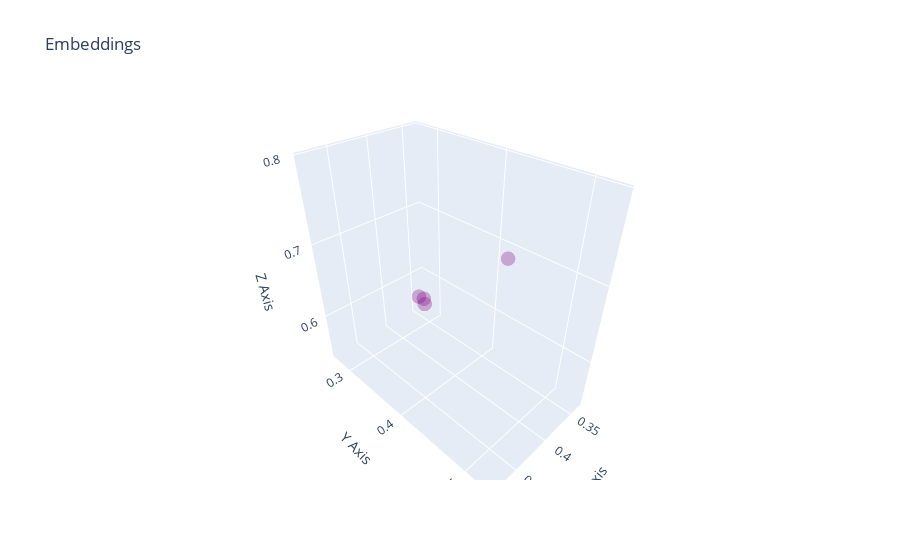

Write notebook code for a chart like this one.
### Code cell
import plotly.graph_objects as go



hover_text = [word + ": " + word_dict[word] for word in wordlist]

fig = go.Figure(data=go.Scatter3d(
    x=wordlist_xs,
    y=wordlist_ys,
    z=wordlist_zs,
    mode='markers',
    marker=dict(
        size=5,
        color='purple',
        opacity=0.3
    ),
    text=hover_text,  # use mapped hover text
    hoverinfo='text',  # ensure only the text field is displayed on hover
))

fig.update_layout(
    title='Embeddings',
    scene=dict(
        xaxis_title='X Axis',
        yaxis_title='Y Axis',
        zaxis_title='Z Axis'
    ),
    hovermode='closest',
    showlegend=False
)

fig.show()

### Figure 1 — Plotly figure (JSON) as saved in the notebook; plotly's stock layout.template omitted (floating-point values rounded to 4 significant figures)
{"data": [{"hoverinfo": "text", "marker": {"color": "purple", "opacity": 0.3, "size": 5}, "mode": "markers", "text": ["cognitio: wordcount: 1700, translation: examination, inquiry/investigation (judicial), acquiring knowledge, recognition", "disciplina: wordcount: 1377, translation: teaching, instruction, education, training, discipline, method, science, study", "notitia: wordcount: 1358, translation: notice, acquaintance, knowledge", "philosophia: wordcount: 2517, translation: philosophy", "ars: wordcount: 10072, translation: art, skill", "doctrina: wordcount: 2880, translation: education, learning, science, teaching, instruction, principle, doctrine", "geometria: wordcount: 1324, translation: geometry", "mathematicus: wordcount: 2564, translation: mathematical, astrological", "peritia: wordcount: 460, translation: practical knowledge, skill, expertise, experience", "studiosus: wordcount: 945, translation: eager, keen, full of zeal, studious, devoted to, fond of", "eruditio: wordcount: 1231, translation: instruction/teaching/education, learning/erudition, taught knowledge, culture", "sapientia: wordcount: 2417, translation: (1.) have good taste (2.) have good sense, be wise", "res: wordcount: 49014, translation: suddenly", "mathematicarum: wordcount: 122, translation: mathematical, astrological", "disco: wordcount: 2039, translation: learn, hear, get to know, become acquainted with, acquire knowledge/skill of/in", "institutio: wordcount: 563, translation: institution, arrangement, instruction, education", "cognitor: wordcount: 14, translation: guarantor of identity, he who knows/is acquainted with (person/thing), attorney", "profiteor: wordcount: 961, translation: declare, profess", "moralis: wordcount: 433, translation: moral, of philosophy, concerned w/ethics, concerned w/moral philosophy", "addisco: wordcount: 288, translation: learn in addition/further/besides, learn", "studium: wordcount: 4959, translation: zeal, enthusiasm, excitement, study", "ueritas: wordcount: 3979, translation: ", "ingenium: wordcount: 3969, translation: nature, innate talent", "ignoratio: wordcount: 103, translation: ignorance, lack of knowledge, absence of data on which to make judgment", "cultor: wordcount: 392, translation: inhabitant, husbandman/planter/grower, supporter, worshiper, who has interest", "peritus: wordcount: 1089, translation: skilled, skillful, experienced, expert, with gen", "praeceptorum: wordcount: 58, translation: take or receive in advance, anticipate, warn, order, teach, instruct", "theologia: wordcount: 523, translation: theology, science/system of teaching/writing about God/gods/divine things", "cognosco: wordcount: 3940, translation: become acquainted with, learn, recognize, (in perf.) know, become acquainted with/aware of, find to be, inquire/examine", "contemplatio: wordcount: 564, translation: view, survey, taking aim, contemplation, consideration, study, meditation", "arcanus: wordcount: 871, translation: secret, private, hidden, intimate, personal, confidential, mysterious, esoteric", "praeceptum: wordcount: 1287, translation: take or receive in advance, anticipate, warn, order, teach, instruct", "artium: wordcount: 73, translation: art, skill", "excolo: wordcount: 243, translation: improve, develop, honor", "medicina: wordcount: 1504, translation: of the art/practice of medicine/healing, medical, [w/ars or res => medicine]", "subsidium: wordcount: 503, translation: help, relief, reinforcement", "omnis: wordcount: 66387, translation: ", "perfectio: wordcount: 1173, translation: perfection, completion, bringing to completion/perfection, ideal/completed form", "exercitatio: wordcount: 810, translation: exercise, training, practice, discipline", "liberalis: wordcount: 384, translation: of or relating to a free person, worthy of a free man, decent, liberal, generous", "dialecticus: wordcount: 138, translation: dialectical, logical, reasoning (creatures)", "opus: wordcount: 12867, translation: work, achievement, oeuvre", "schola: wordcount: 929, translation: school", "doceo: wordcount: 8054, translation: teach", "meditatio: wordcount: 472, translation: contemplation, meditation, practicing", "imperitia: wordcount: 202, translation: inexperience, ignorance", "medicinus: wordcount: 986, translation: of the art/practice of medicine/healing, medical, [w/ars or res => medicine]", "principium: wordcount: 7055, translation: beginning", "ignoro: wordcount: 1501, translation: not know, be unfamiliar with, disregard, ignore, be ignorant of", "fateor: wordcount: 2116, translation: confess, admit", "notio: wordcount: 574, translation: judicial examination or enquiry", "propono: wordcount: 4871, translation: display, propose, relate, put or place forward", "autoritas: wordcount: 331, translation: ", "necessarius: wordcount: 3749, translation: necessary, needed, essential, indispensable, vital/private (body part), close tied", "scholasticus: wordcount: 241, translation: of/appropriate to a school of rhetoric/any school", "fundamentum: wordcount: 1944, translation: foundation, beginning, basis", "erudio: wordcount: 674, translation: educate, teach, instruct", "magistra: wordcount: 152, translation: school mistress, teacher, mistress", "scriptum: wordcount: 1862, translation: write", "scio: wordcount: 5911, translation: know", "diuinus: wordcount: 3057, translation: ", "felicitas: wordcount: 831, translation: Happiness, Integrity and Knowledge", "doctor: wordcount: 995, translation: teacher, instructor, trainer, doctor", "gloria: wordcount: 2126, translation: glory, fame, honor", "singularis: wordcount: 2865, translation: alone, unique, single, one by one, singular, remarkable, unusual", "prudentia: wordcount: 1064, translation: wisdom", "naturalis: wordcount: 6741, translation: natural, normal, typical, characteristic, innate, inherent, physical (science)", "exercito: wordcount: 137, translation: train, discipline, drill", "disputo: wordcount: 1016, translation: discuss, debate, argue", "eruditus: wordcount: 667, translation: educate, teach, instruct", "perspicio: wordcount: 659, translation: see through, examine, observe", "mereo: wordcount: 1069, translation: earn, deserve/merit/have right, win/gain/incur, earn soldier/whore pay, serve", "demonstro: wordcount: 4984, translation: point out, show, demonstrate", "agnosco: wordcount: 2309, translation: recognize, realize, discern, acknowledge, claim, admit to/responsibility", "ingenius: wordcount: 201, translation: genius", "inuentio: wordcount: 282, translation: ", "tia: wordcount: 1778, translation: ", "utilitas: wordcount: 1479, translation: usefulness, advantage", "mysterium: wordcount: 935, translation: mysterious, of a mystery/secret rite", "politicus: wordcount: 956, translation: of the state, political", "utilis: wordcount: 1257, translation: useful, advantageous", "intellegentia: wordcount: 334, translation: understand, realize, understand", "professio: wordcount: 327, translation: declaration/avowal/profession, formal declaration/return, profession/occupation", "philosophus: wordcount: 3845, translation: philosopher", "excello: wordcount: 369, translation: be eminent/preeminent, excel", "doctus: wordcount: 1330, translation: teach", "meritò: wordcount: 1475, translation: deservedly, rightly", "magister: wordcount: 1004, translation: teacher", "imperitus: wordcount: 481, translation: unskilled, inexperienced (in), unfamiliar, ignorant (of) (w/GEN)", "glorior: wordcount: 309, translation: boast, brag, glory, pride oneself", "philosophicus: wordcount: 853, translation: philosophical, philosophic, of/concerning philosophy", "intellectus: wordcount: 1421, translation: understand, realize, understand", "existimatio: wordcount: 347, translation: opinion (good), reputation/name, esteem, judgment/view/estimation, credit", "ignorantia: wordcount: 487, translation: not know, be unfamiliar with, disregard, ignore, be ignorant of", "exerceo: wordcount: 1508, translation: train, discipline, drill", "industria: wordcount: 1650, translation: industrious, diligent, active, zealous, assiduous", "eruditor: wordcount: 1235, translation: ", "edoceo: wordcount: 518, translation: teach or inform thoroughly", "doctis: wordcount: 376, translation: teach", "diuinatio: wordcount: 86, translation: "], "type": "scatter3d", "x": [0.3396, 0.4826, 0.3337, 0.3543], "y": [0.2766, 0.5271, 0.2713, 0.2833], "z": [0.557, 0.794, 0.5414, 0.5717]}], "layout": {"hovermode": "closest", "scene": {"xaxis": {"title": {"text": "X Axis"}}, "yaxis": {"title": {"text": "Y Axis"}}, "zaxis": {"title": {"text": "Z Axis"}}}, "showlegend": false, "title": {"text": "Embeddings"}}}
